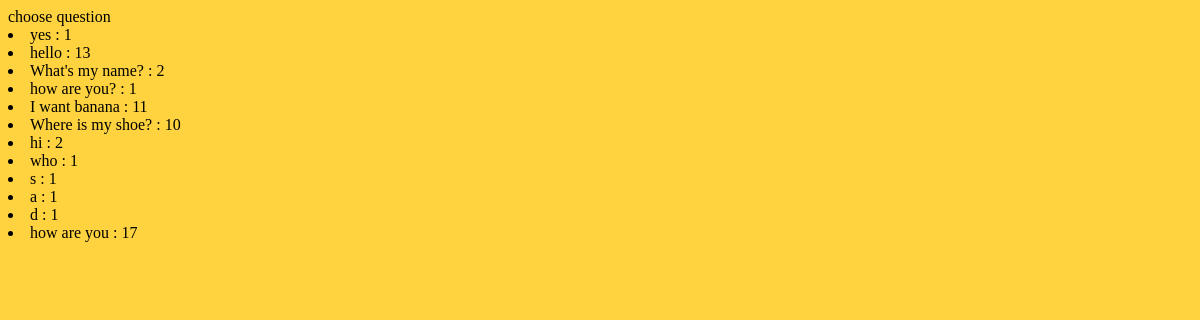
/ask/answer/, run on the app's committed database.
### ask/models.py (models this page shows)
class Question(models.Model):
    question_text = models.CharField(max_length=200)
    question_occurrence = models.IntegerField(default=0, verbose_name=1)
    def __str__(self):
        return self.question_text

### ask/views.py (the view)
# urls.py: url(r'answer/$', views.choose_question),
def choose_question(request):
    for i in Question.objects.all():
        print(i)
    context = {
        'all_questions':Question.objects.all(),
    }
    return render(request, 'ask/choose_question_to_answer.html',context)

### ask/templates/ask/choose_question_to_answer.html (shortened to what this page needs)
<!DOCTYPE html>
<html lang="en">
<head>
    {% load static %}
    <link rel="stylesheet" type="text/css" href="{% static 'ask/style.css' %}" />
</head>
<body>
choose question
{% for question in all_questions %}
    <li> {{ question.question_text }} : {{ question.question_occurrence }} </li>
{% endfor %}
</body>
</html>

### ask/static/ask/style.css (style rules this page uses)
body,h1,h2 { background-color: #FFD240; }

### data on the page
Question: question_text "yes", question_occurrence "1"
Question: question_text "hello", question_occurrence "13"
Question: question_text "What's my name?", question_occurrence "2"
Question: question_text "how are you?", question_occurrence "1"
Question: question_text "I want banana", question_occurrence "11"
Question: question_text "Where is my shoe?", question_occurrence "10"
Question: question_text "hi", question_occurrence "2"
Question: question_text "who", question_occurrence "1"
Question: question_text "s", question_occurrence "1"
Question: question_text "a", question_occurrence "1"
Question: question_text "d", question_occurrence "1"
Question: question_text "how are you", question_occurrence "17"
